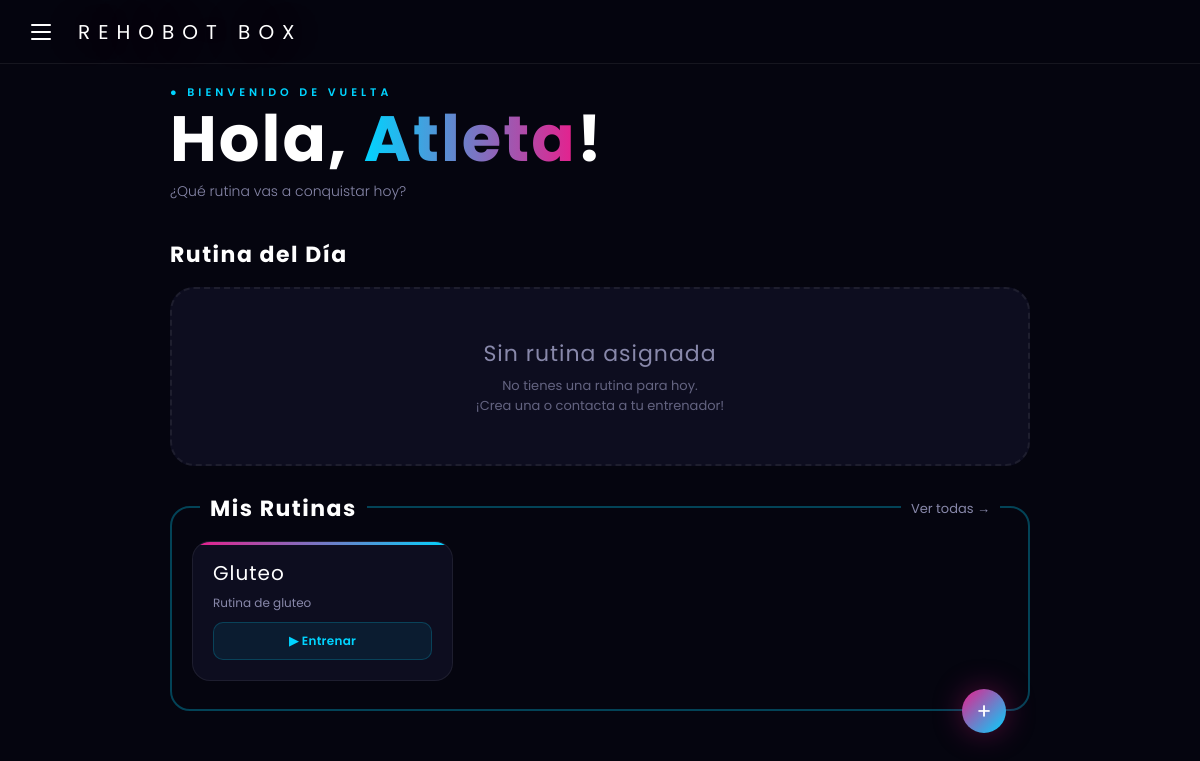
The app's page /inicio/ (signed in), older data.
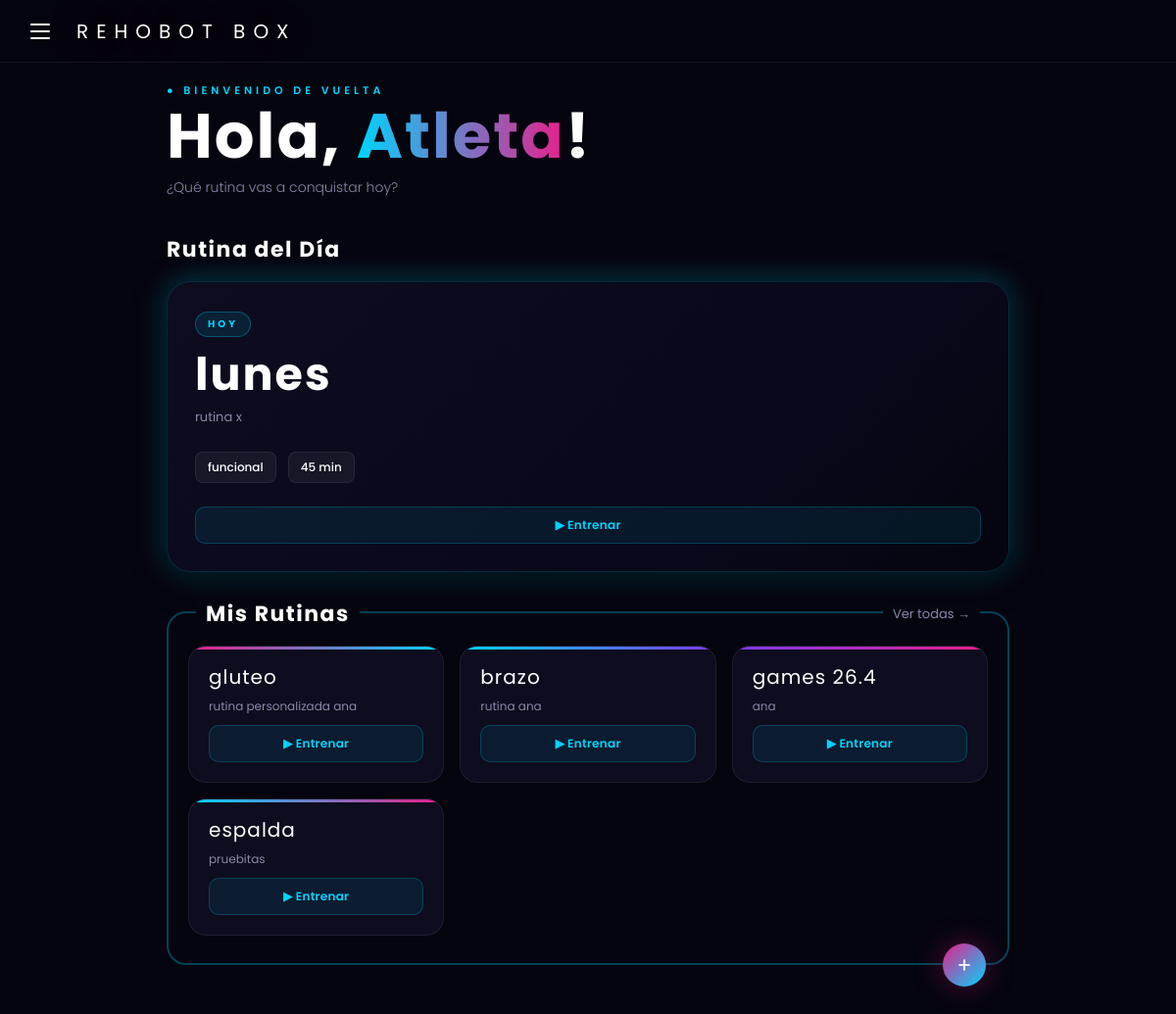
The same page, newer data.
### rutinas/models.py (models this page shows, shortened)
class Rutina(models.Model):
    TIPO_RUTINA = [
        ('predeterminada', 'Predeterminada'),
        ('personal', 'Personal'),
    ]
    TIPO_ENTRENAMIENTO = [
        ('crossfit',     'CrossFit'),
        ('fuerza',       'Fuerza'),
        ('cardio',       'Cardio'),
        ('funcional',    'Funcional'),
        ('hipertrofia',  'Hipertrofia'),
        ('flexibilidad', 'Flexibilidad'),
    ]
    NIVELES = [
        ('principiante', 'Principiante'),
        ('intermedio',   'Intermedio'),
        ('avanzado',     'Avanzado'),
    ]
    DIAS = [
        ('lun', 'Lunes'),
        ('mar', 'Martes'),
        ('mie', 'Miércoles'),
        ('jue', 'Jueves'),
        ('vie', 'Viernes'),
        ('sab', 'Sábado'),
        ('dom', 'Domingo'),
    ]
    id_rutina = models.AutoField(primary_key=True)
    id_usuario = models.ForeignKey(Usuario, on_delete=models.CASCADE, related_name='rutinas')
    nombre_rutina = models.CharField(max_length=100)
    descripcion = models.TextField(max_length=500, blank=True)
    tipo_rutina = models.CharField(max_length=20, choices=TIPO_RUTINA, default='personal')
    tipo_entrenamiento = models.CharField(max_length=20, choices=TIPO_ENTRENAMIENTO, default='funcional')
    duracion = models.IntegerField(default=45)
    nivel = models.CharField(max_length=20, choices=NIVELES, default='principiante')
    dias = models.CharField(max_length=50, blank=True)
    creada_en = models.DateTimeField(auto_now_add=True)
    fecha_creacion = models.DateTimeField(auto_now_add=True)

### gimnasio/views.py (the view)
# urls.py: path('inicio/', views.inicio, name='inicio'),
@login_required
def inicio(request):
    print("Usuario actual:", request.user)
    print("ID usuario:", request.user.id)
    membresia_activa = Membresia.objects.filter(
        id_usuario=request.user,
        estado='activa'
    ).first()
    if not membresia_activa:
        return redirect('planes')
    predeterminada = Rutina.objects.filter(
        tipo_rutina='predeterminada'
    ).order_by('-fecha_creacion').first()
    rutinasUsuario = Rutina.objects.filter(
        id_usuario=request.user,
        tipo_rutina='personal'
    )
    return render(request, 'gimnasio/inicio.html', {'rutina': predeterminada,'rutinas': rutinasUsuario})

### usuarios/models.py (called while the page is built)
    def __str__(self):
        return self.email

### templates/gimnasio/inicio.html (shortened to what this page needs)
{% load static %}
<!DOCTYPE html>
<html lang="es">
<head>
  <link rel="stylesheet" href="https://cdnjs.cloudflare.com/ajax/libs/font-awesome/6.5.0/css/all.min.css">
  <link rel="stylesheet" href="{% static 'css/inicio.css' %}">
</head>
<body>
  <header class="topbar">
    <label for="sidebar-toggle" class="menu-btn" aria-label="Menú">
      <span></span>
      <span></span>
      <span></span>
    </label>
    <span class="topbar-title">REHOBOT BOX</span>
  </header>
  <main class="main">
    <section class="greeting">
      <p class="greeting-sup">● Bienvenido de vuelta</p>
      <h1 class="greeting-name">
        Hola, <span class="highlight">{{ user.first_name|default:"Atleta" }}</span>!
      </h1>
      <p class="greeting-sub">¿Qué rutina vas a conquistar hoy?</p>
    </section>
    <section class="rutina-dia-wrap">
      <div class="section-header">
        <h2 class="section-title">Rutina del Día</h2>
      </div>
      {% if rutina %}
        <div class="rutina-dia-card">
          <div class="rutina-badge">HOY</div>
          <h3 class="rutina-nombre">{{ rutina.nombre_rutina }}</h3>
          <p class="rutina-desc">{{ rutina.descripcion }}</p>
          <div class="rutina-caracteristicas">
            <span class="etiqueta">{{ rutina.tipo_entrenamiento }}</span>
            <span class="etiqueta">{{ rutina.duracion }} min</span>
          </div>
          <a href="{% url 'detalle_rutina' rutina.pk %}" class="btn-empezar">▶ Entrenar</a>
        </div>
      {% else %}
        <div class="empty-state">
          <p class="empty-title">Sin rutina asignada</p>
          <p class="empty-sub">No tienes una rutina para hoy.<br>¡Crea una o contacta a tu entrenador!</p>
        </div>
      {% endif %}
    </section>
    <section class="rutinas-wrap">
  <div class="rutinas-border-box">
    <div class="rutinas-top-bar">
      <h2 class="section-title">Mis Rutinas</h2>
      <a href="{% url 'lista_rutinas' %}" class="section-link">Ver todas →</a>
    </div>
      {% if rutinas %}
        <div class="rutinas-grid">
          {% for r in rutinas|slice:":4" %}
            <div class="rutina-card">
              <p class="rutina-card-nombre">{{ r.nombre_rutina }}</p>
              <p class="rutina-card-desc">{{ r.descripcion }}</p>
              <a href="{% url 'detalle_rutina' r.pk %}" class="btn-empezar">▶ Entrenar</a>
            </div>
          {% endfor %}
        </div>
      {% else %}
        <div class="empty-state">
          <p>No tienes rutinas aún.</p>
        </div>
      {% endif %}
      </div>
      <a href="{% url 'crear_rutina' %}" class="fab-inline" title="Nueva rutina">+</a>
    </section>
  </main>
</body>
</html>

Row changes from the older to the newer data that the page shows:
removed Rutina: nombre_rutina "Gluteo", descripcion "Rutina de gluteo"
added Rutina: nombre_rutina "lunes", descripcion "rutina x", tipo_entrenamiento "funcional", duracion "45"
added Rutina: nombre_rutina "gluteo", descripcion "rutina personalizada ana"
added Rutina: nombre_rutina "brazo", descripcion "rutina ana"
added Rutina: nombre_rutina "games 26.4", descripcion "ana"
added Rutina: nombre_rutina "espalda", descripcion "pruebitas"
Text that changed along with them:
text no longer shown: "Sin rutina asignada No tienes una rutina para hoy. ¡Crea una o contacta a tu entrenador!"
text now shown: "HOY min ▶ Entrenar"
